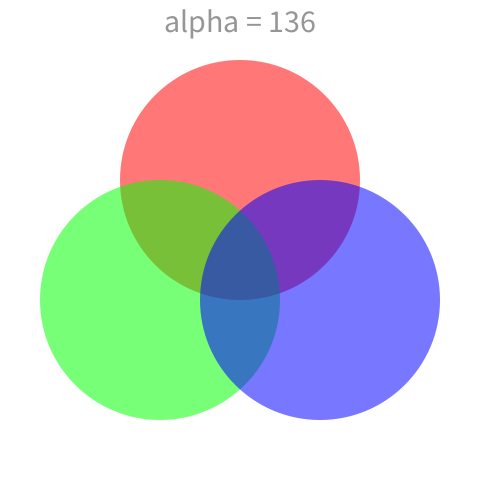
Frame 1 (no input)
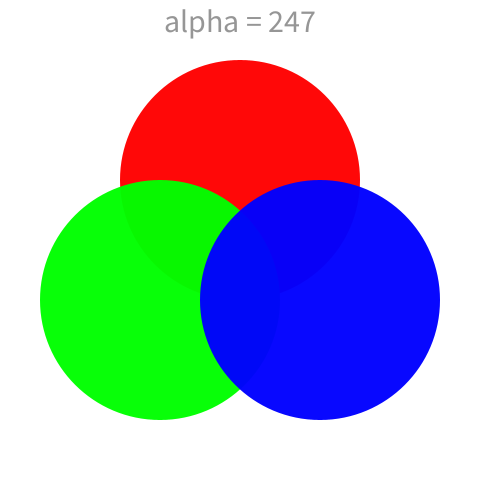
Frame 60 (the mouse pressed at the canvas centre just before this capture)
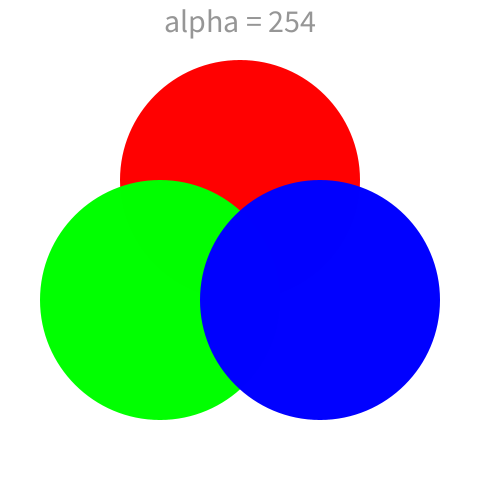
Frame 120 (the mouse held since frame 60 and released just before this capture)

The Processing sketch that drew these frames (run headless with seeded random() and noise(); from frame 60 on, the mouse is pressed at the canvas centre):

// Processing sketch: alpha
// ── alpha.pde
void setup() {
  //set width and height equal
  size(480, 480);
}

void draw() {
  background(255);
  noStroke();
  //Rather than fixing alpha, let it cycle continuously from 0-255
  float alpha = 128 * (sin(millis() * 0.0005) + 1.0) ;
  float radius = height * 0.5;
  float topCircleCenterY = height / 2 - radius / 4;
  fill(255,0,0,alpha);
  ellipse(width/2, topCircleCenterY, radius, radius);
  fill(0,255,0,alpha);
  ellipse(width/2 - radius/3, topCircleCenterY + radius /2, radius,radius);
  fill(0,0,255,alpha);
  ellipse(width/2 + radius/3, topCircleCenterY + radius /2 , radius,radius);
  
  String msg = "alpha = "+((int)alpha);
  float tHeight = 32 * height / 480;
  textSize(tHeight);
  float tWidth = textWidth(msg);
  fill(150);
  text(msg, (width - tWidth)/2, tHeight);  
}
